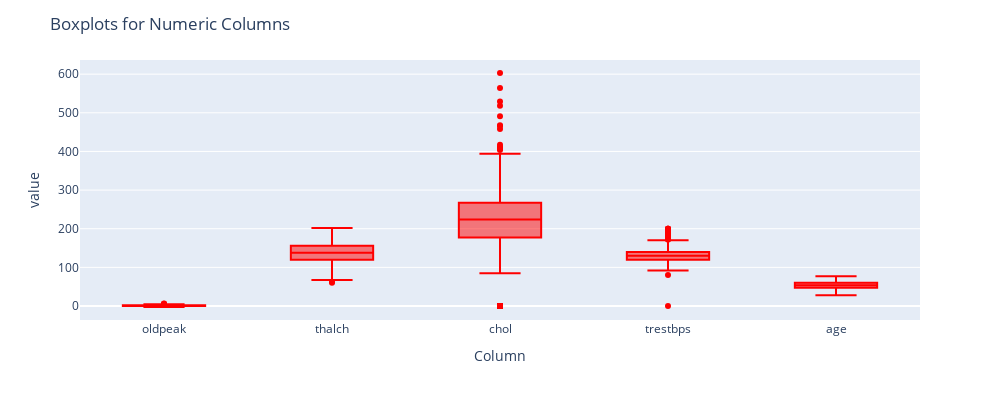

Notebook code for this chart:
### Code cell
colors = ['red', 'green', 'blue', 'orange', 'purple']

fig = px.box(df, y=numerical_cols, color_discrete_sequence=colors, labels={'variable': 'Column'})
fig.update_layout(height=400, width=1000, title_text="Boxplots for Numeric Columns")
fig.show()

### Figure 1 — Plotly figure (JSON) as saved in the notebook; plotly's stock layout.template omitted (floating-point values rounded to 4 significant figures; data arrays with more than 128 entries replaced by an {"elided": "..."} marker saying what was removed)
{"data": [{"alignmentgroup": "True", "hovertemplate": "Column=%{x}<br>value=%{y}<extra></extra>", "legendgroup": "", "marker": {"color": "red"}, "name": "", "notched": false, "offsetgroup": "", "orientation": "v", "showlegend": false, "type": "box", "x": {"elided": "4600 str values"}, "x0": " ", "xaxis": "x", "y": {"elided": "4600 float values"}, "y0": " ", "yaxis": "y"}], "layout": {"boxmode": "group", "height": 400, "legend": {"tracegroupgap": 0}, "margin": {"t": 60}, "title": {"text": "Boxplots for Numeric Columns"}, "width": 1000, "xaxis": {"anchor": "y", "domain": [0, 1], "title": {"text": "Column"}}, "yaxis": {"anchor": "x", "domain": [0, 1], "title": {"text": "value"}}}}
